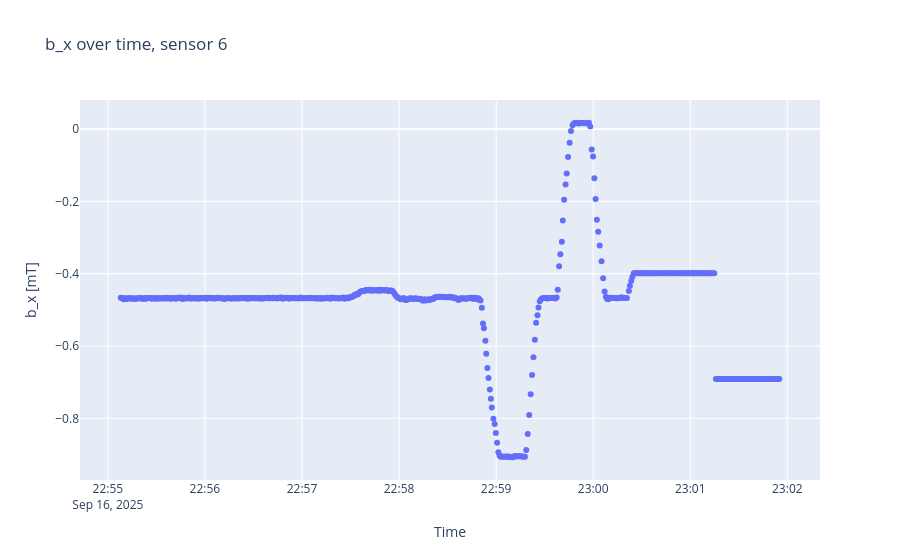
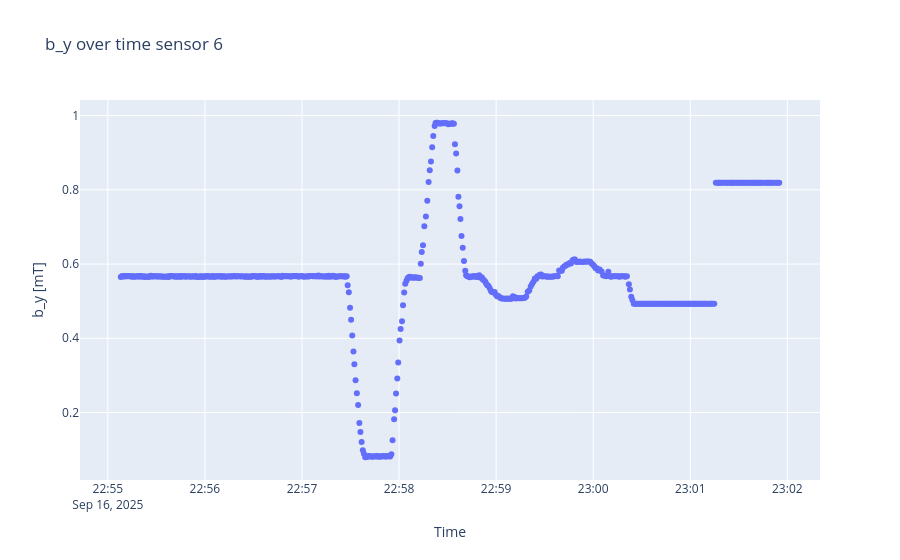
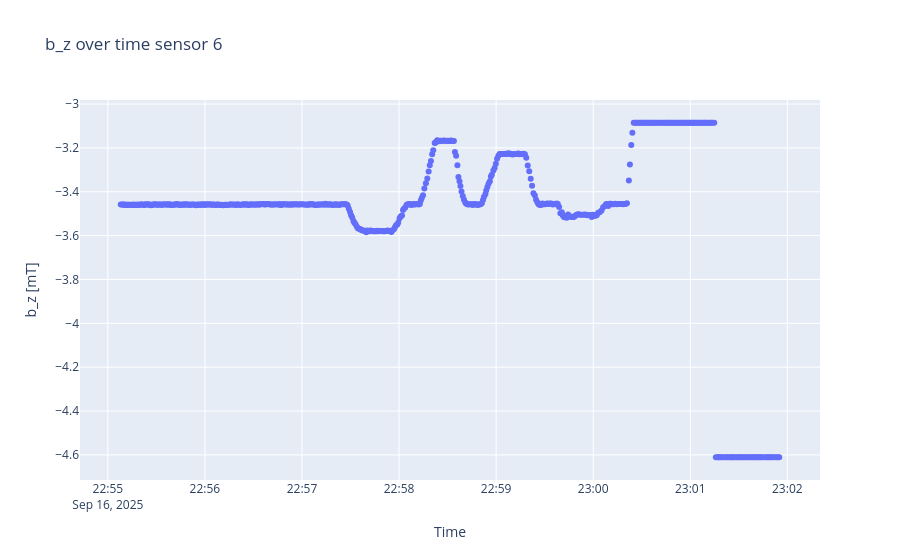

These figures' notebook cell, in order:
### Code cell
sensorplots(B, timestamps, 6)

### Figure 1 — Plotly figure (JSON) as saved in the notebook; plotly's stock layout.template omitted (floating-point values rounded to 4 significant figures; data arrays with more than 128 entries replaced by an {"elided": "..."} marker saying what was removed)
{"data": [{"mode": "markers", "type": "scatter", "x": {"elided": "553 str values"}, "y": {"elided": "553 float values"}}], "layout": {"title": {"text": "b_x over time, sensor 6"}, "xaxis": {"title": {"text": "Time"}}, "yaxis": {"scaleanchor": "y", "title": {"text": "b_x [mT]"}}}}

### Figure 2 — Plotly figure (JSON) as saved in the notebook; plotly's stock layout.template omitted (floating-point values rounded to 4 significant figures; data arrays with more than 128 entries replaced by an {"elided": "..."} marker saying what was removed)
{"data": [{"mode": "markers", "type": "scatter", "x": {"elided": "553 str values"}, "y": {"elided": "553 float values"}}], "layout": {"title": {"text": "b_y over time sensor 6"}, "xaxis": {"title": {"text": "Time"}}, "yaxis": {"scaleanchor": "y", "title": {"text": "b_y [mT]"}}}}

### Figure 3 — Plotly figure (JSON) as saved in the notebook; plotly's stock layout.template omitted (floating-point values rounded to 4 significant figures; data arrays with more than 128 entries replaced by an {"elided": "..."} marker saying what was removed)
{"data": [{"mode": "markers", "type": "scatter", "x": {"elided": "553 str values"}, "y": {"elided": "553 float values"}}], "layout": {"title": {"text": "b_z over time sensor 6"}, "xaxis": {"title": {"text": "Time"}}, "yaxis": {"scaleanchor": "y", "title": {"text": "b_z [mT]"}}}}
